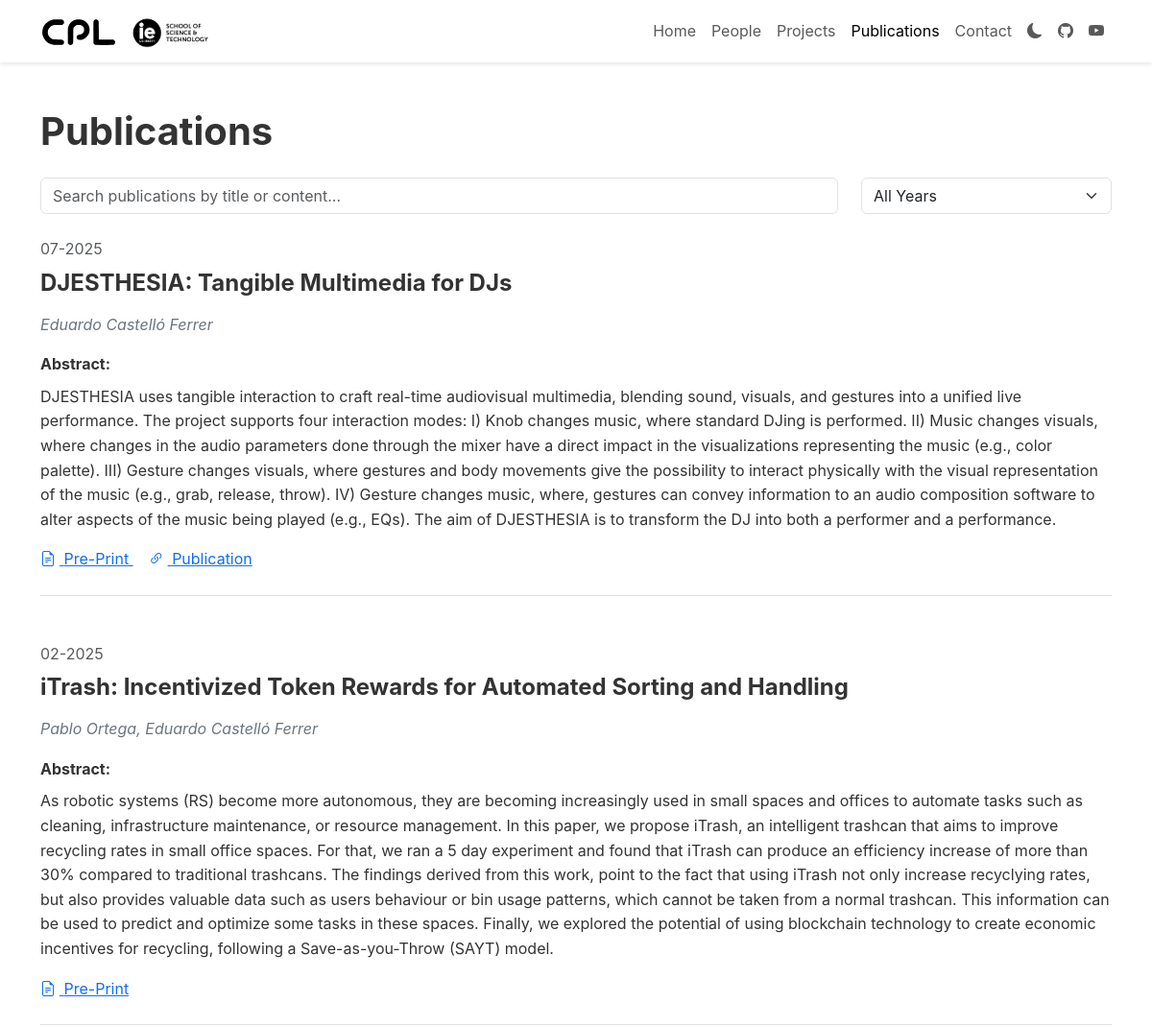
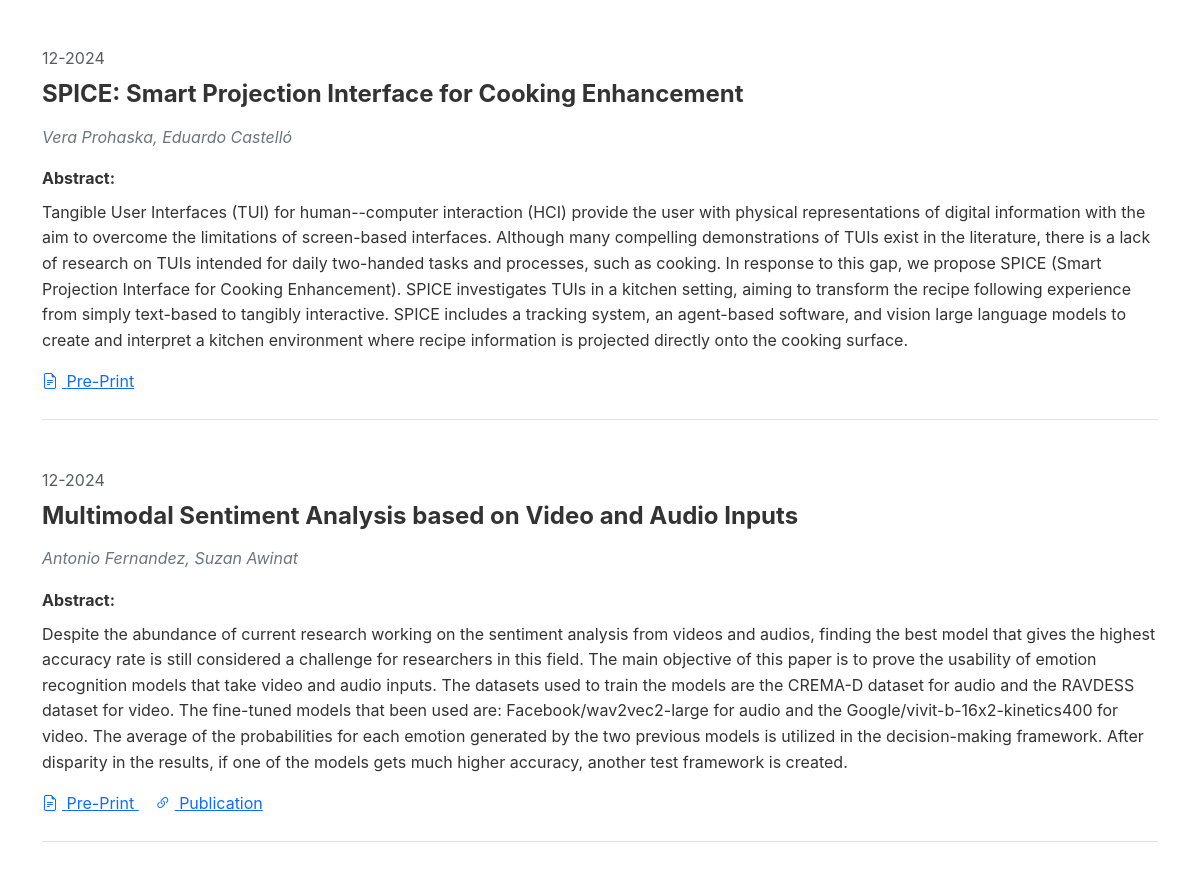
The app's page /publications/ (upper part), older data (2 pictures, top to bottom).
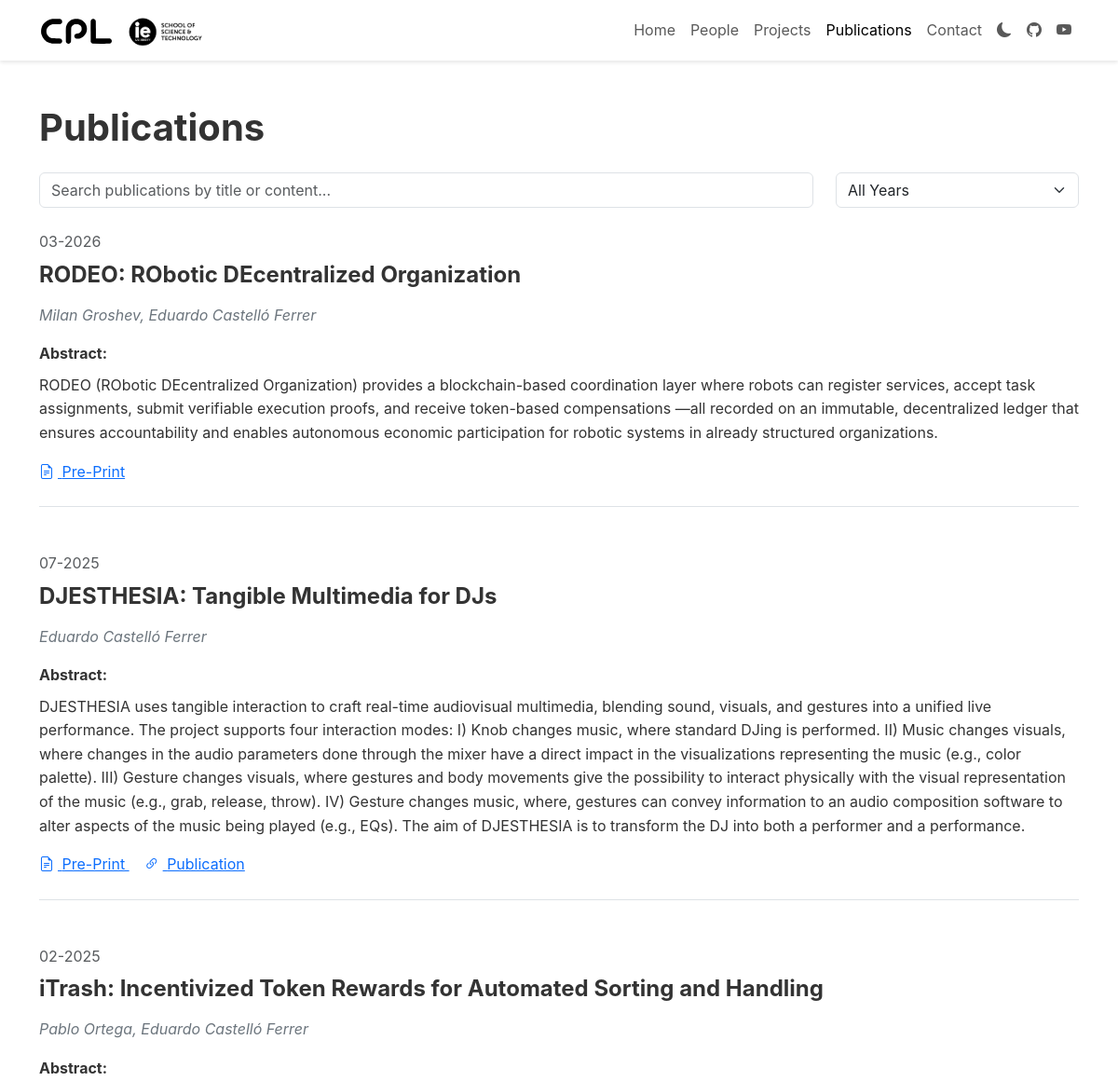
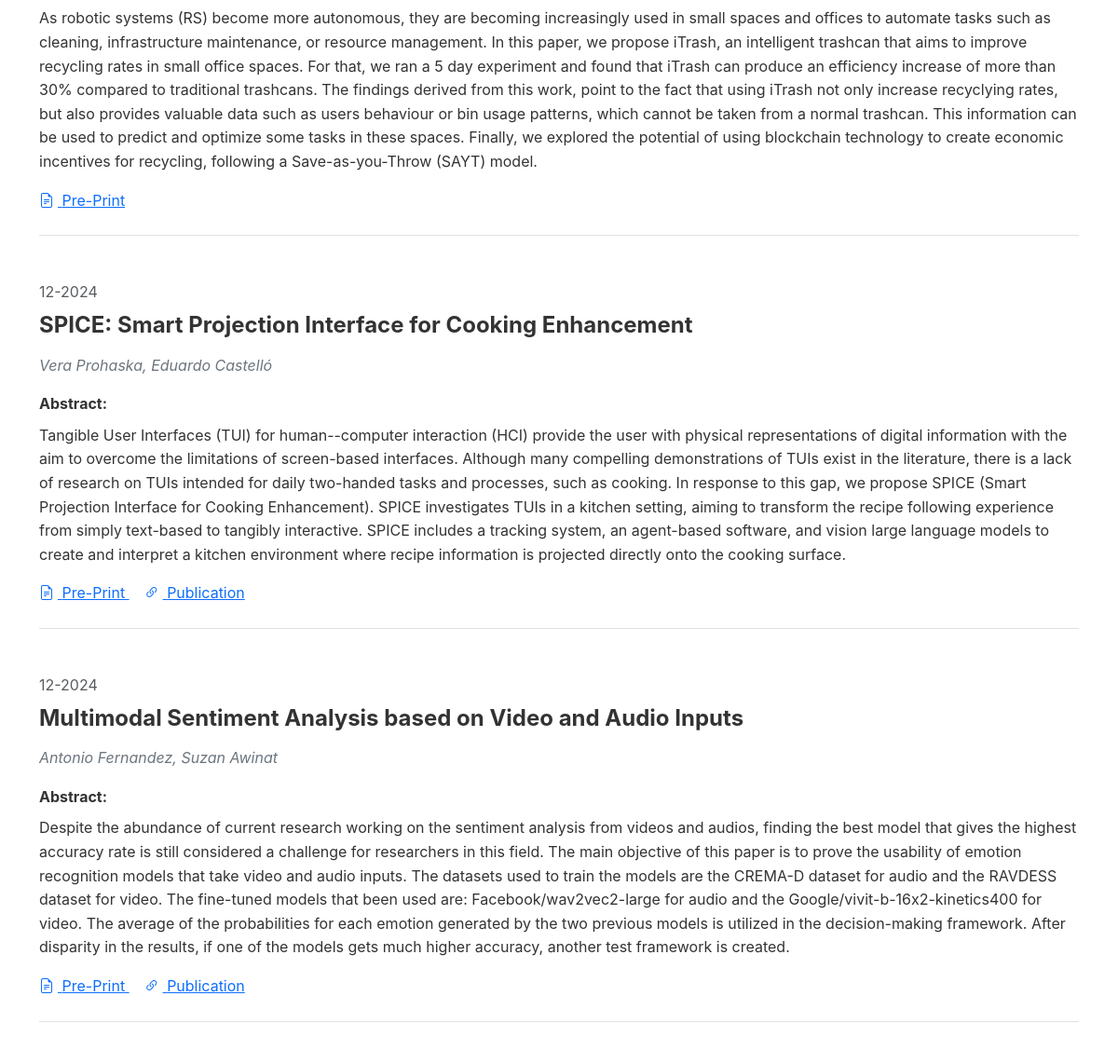
The same page, newer data (2 pictures, top to bottom).
### core/models.py (models this page shows, shortened)
class Publication(models.Model):
    title = models.CharField(max_length=300)
    authors = models.CharField(max_length=500)
    paperlink = models.URLField(blank=True)
    pdflink = models.URLField(blank=True)
    codelink = models.URLField(blank=True)
    websitelink = models.URLField(blank=True)
    abstract = models.TextField(blank=True)
    date = models.DateField(blank=True, null=True)
    image = FilerImageField(
        null=True,
        blank=True,
        related_name="publication_images",
        on_delete=models.SET_NULL,
    )
    class Meta:
        ordering = ["-date", "title"]
        verbose_name = "Publication"
        verbose_name_plural = "Publications"

### core/views.py (the view)
# urls.py: path('publications/', views.publications, name='publications'),
def publications(request):
    all_publications = Publication.objects.all().order_by('-date')
    publication_years = Publication.objects.dates('date', 'year', order='DESC')
    context = {
        'publications': all_publications,
        'publication_years': publication_years,
    }
    return render(request, 'core/publications.html', context)

### core/context_processors.py (called while the page is built)
def social_media_links(request):
    try:
        social_media = SocialMedia.objects.first()
    except SocialMedia.DoesNotExist:
        social_media = None
    return {'social_media': social_media}

### core/models.py (called while the page is built)
    def has_any_links(self):
        return bool(self.github or self.youtube)

### templates/core/publications.html (shortened to what this page needs)
{% extends 'base.html' %}
{% load static %}
{% block content %}
<div class="container mt-5">
<h1 class="mb-4">Publications</h1>
<div class="row mb-4">
    <div class="col-md-9">
        <div class="position-relative">
            <input type="text" id="publication-search" class="form-control" placeholder="Search publications by title or content...">
        </div>
    </div>
    <div class="col-md-3">
        <select id="publication-year-filter" class="form-select">
            <option value="all" selected>All Years</option>
        </select>
    </div>
</div>
<div class="publications-list">
    {% for pub in publications %}
    <div class="publication mb-5 pb-4 border-bottom" data-year="{{ pub.date|date:'Y' }}">
        <div class="row">
            <div class="{% if pub.image %}col-md-9{% else %}col-md-12{% endif %}">
                <div class="mb-2 text-muted">{{ pub.date|date:"m-Y" }}</div>
                <h4 class="fw-bold">{{ pub.title }}</h4>
                <p class="authors mb-3">{{ pub.authors }}</p>
                {% if pub.abstract %}
                <div class="mb-3">
                    <div>
                        <strong>Abstract:</strong>
                    </div>
                    <div id="abstract-{{ forloop.counter }}" class="mt-2">
                        {{ pub.abstract }}
                    </div>
                </div>
                {% endif %}
                <div class="publication-links">
                    {% if pub.pdflink %}
                    <a href="{{ pub.pdflink }}" class="me-3" target="_blank">
                        <i class="bi bi-file-earmark-text me-1"></i> Pre-Print
                    </a>
                    {% endif %}
                    {% if pub.paperlink %}
                    <a href="{{ pub.paperlink }}" class="me-3" target="_blank">
                        <i class="bi bi-link-45deg me-1"></i> Publication
                    </a>
                    {% endif %}
                </div>
            </div>
        </div>
    </div>
    {% empty %}
    <p>No publications available at the moment.</p>
    {% endfor %}
</div>
</div>
{% endblock %}

Row changes from the older to the newer data that the page shows:
added Publication: date "03-2026", title "RODEO: RObotic DEcentralized Organization", authors "Milan Groshev, Eduardo Castelló Ferrer", abstract "RODEO (RObotic DEcentralized Organization) provides a blockchain-based coordination layer where robots can register services, accept task assignments, submit verifiable execution proofs, and receive token-based compensations —all recorded on an immutable, decentralized ledger that ensures accountability and enables autonomous economic participation for robotic systems in already structured organizations."
changed Publication "SPICE: Smart Projection Interface for Cooking Enhancement": now shows "Publication"
